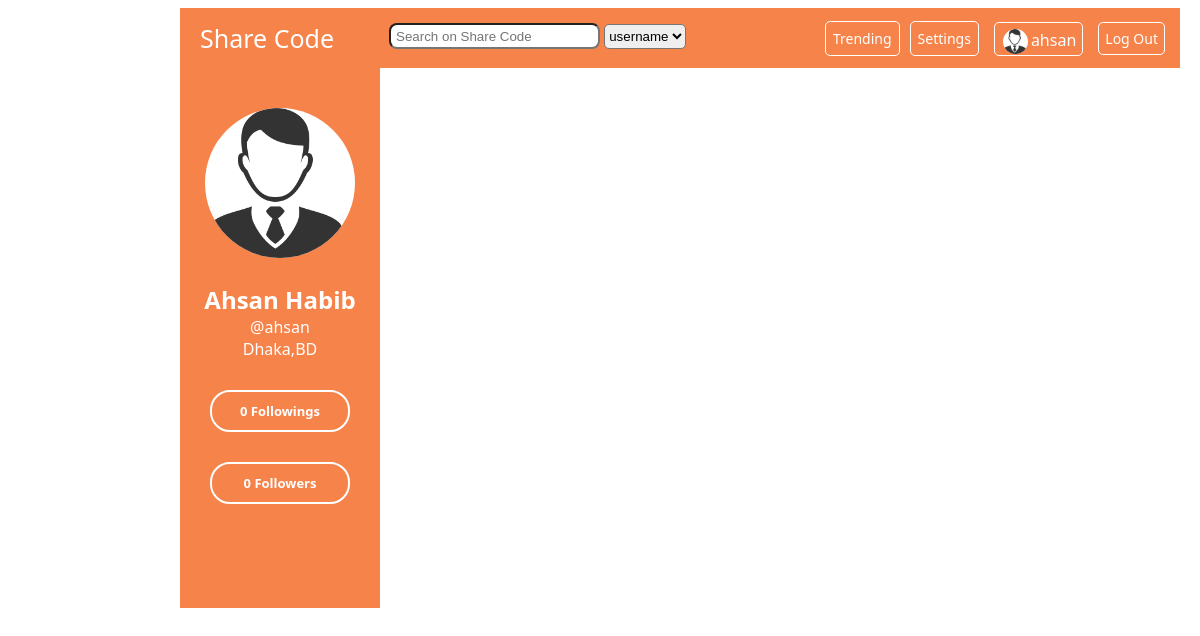
Before: /followings.php (signed in) with the older database file.
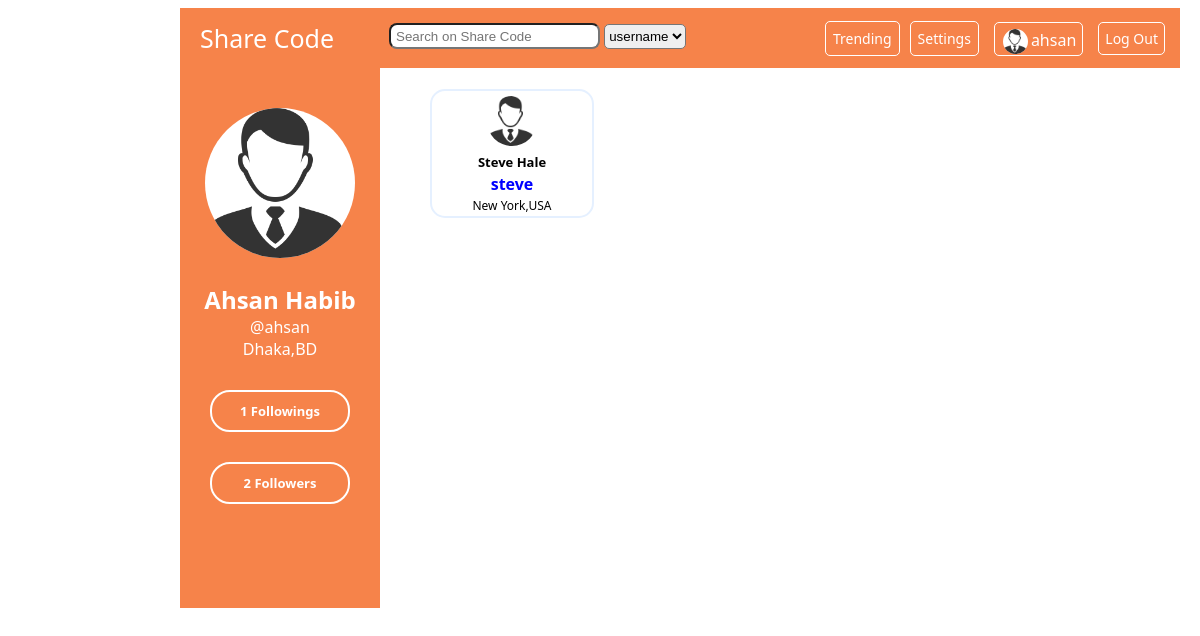
After: the same page with the newer database file.
### tables this page shows
CREATE TABLE `follows` (
  `follower` int(10) NOT NULL,
  `followed` int(10) NOT NULL,
  `followdate` date DEFAULT NULL
);

CREATE TABLE `users` (
  `userid` int(10) NOT NULL,
  `username` varchar(20) DEFAULT NULL,
  `pass` varchar(20) DEFAULT NULL,
  `firstname` varchar(20) DEFAULT NULL,
  `lastname` varchar(20) DEFAULT NULL,
  `dob` date DEFAULT NULL,
  `gender` varchar(10) DEFAULT NULL,
  `email` varchar(200) DEFAULT NULL,
  `url` varchar(100) DEFAULT NULL,
  `city` varchar(20) DEFAULT NULL,
  `country` varchar(20) DEFAULT NULL,
  `company` varchar(20) DEFAULT NULL,
  `post` varchar(20) DEFAULT NULL
);

### followings.php (the view, shortened to what this page needs)
<?php session_start();
include_once 'includes/config.php';
$me = $_SESSION['userid'];
$sql= "SELECT * FROM follows INNER JOIN users ON follows.followed=users.userid WHERE follower=$me ";
$resultfrlist = mysqli_query($conn,$sql);
$imgsrc = "pp/".$me;
if(!file_exists($imgsrc)){
    $imgsrc = "pp.png";
}
$sql= "SELECT * FROM follows INNER JOIN users ON follows.follower=users.userid WHERE followed=$me ";
$esultfrlist = mysqli_query($conn,$sql);
$numofr = mysqli_num_rows($esultfrlist);
$sql= "SELECT * FROM follows INNER JOIN users ON follows.followed=users.userid WHERE follower=$me ";
$sultfrlist = mysqli_query($conn,$sql);
$numog = mysqli_num_rows($sultfrlist);
?>
<!DOCTYPE html>
<html>
<head>
    <link rel="stylesheet" type="text/css" href="styles/pstyle.css">
    <link rel="stylesheet" type="text/css" href="styles/mstyle.css">
</head>
<body>
    <header class="personal_header">
        <a id="homelink" href="personal.php">Share Code</a>
        <form id="search" action="search.php">
            <input name="search" type="text" placeholder="Search on Share Code">
            <select name="soption" >
                <option value="username">username</option>
            </select>
        </form>
        <a id="logout" href="includes/logout.php"> Log Out </a>
        <a id="usernameh" href="personal.php">
            <img src="<?php echo $imgsrc;?>" height="25" width="25">
            <p id="usernamep">
                <?php echo $_SESSION['username']?> </p>
        </a>
        <a id="setting" href="setting.php">Settings</a>
        <a id="trend" href="popular.php"> Trending </a>
    </header>
    <div class="info">
        <div class="info_photo">
            <img src="<?php echo $imgsrc;?>" height="150" width="150">
        </div>
        <div class="info_details">
            <h2>
                <?php echo $_SESSION['firstname']." ".$_SESSION['lastname']  ?> </h2>
            <a href="personal.php">
                <?php echo "@".$_SESSION['username']; ?> </a>
            <p>
                <?php echo $_SESSION['mycity'].",".$_SESSION['mycon']; ?>
            </p>
        </div>
        <div class="info_social">
            <div class="info_socialf">
                <a href="#" style="cursor:not-allowed;" ><?php echo $numog." ";?>Followings</a>
				<a href="followers.php"><?php echo $numofr." ";?>Followers</a> </div>
        </div>
    </div>
    <div class="main_wrapper">
        <main class="main">
            <div class="followmain">
                <ul>
                   <?php
                        while($row = mysqli_fetch_assoc($resultfrlist)){
                          $imgf = "pp/".$row['userid'];
							if(!file_exists($imgf)){
								$imgf = "pp.png";
							}
                    ?>
                    <li>
                        <div class="followimg"><img src="<?php echo $imgf;?>" height="50" width="50">
                            <div class="followinfo">
                                <h5><?php echo $row['firstname']." ".$row['lastname'];?></h5>
                                <?php $relink="user.php?id=".$row['userid']; ?>
                                <a href= <?php echo $relink; ?> > <?php echo $row['username'];?>  </a>
                                <p> <?php echo $row['city'].",".$row['country']?> </p>
                            </div>
                        </div>
                    </li>
                    <?php
                        }
                    ?>
                </ul>
            </div>
        </main>
    </div>
</body>
</html>

Changed rows visible on the page:
added follows: followed.firstname "Steve", followed.lastname "Hale", followed.username "steve", followed.city "New York", followed.country "USA"
Other visible differences:
$numog: "0" → "1"
$numofr: "0" → "2"
